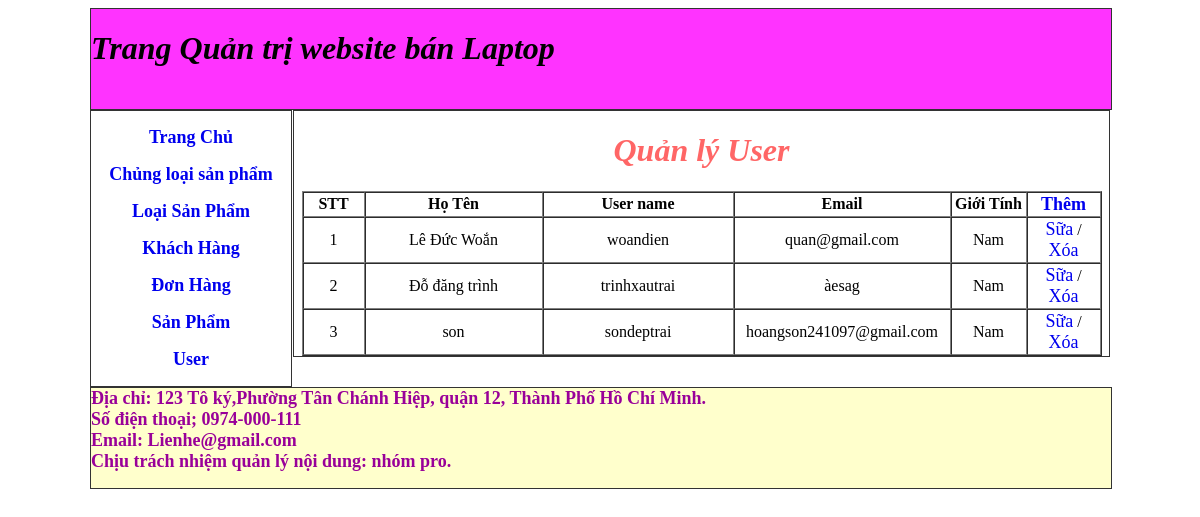
Screenshot of /admin/index.php?id=user with the database file from the repository.
### tables this page shows
CREATE TABLE `user` (
  `idUser` int(11) NOT NULL,
  `Hoten` text NOT NULL,
  `username` varchar(100) NOT NULL,
  `email` varchar(100) NOT NULL,
  `Password` varchar(50) NOT NULL,
  `ngayDK` date NOT NULL,
  `Gioitinh` int(11) NOT NULL
);

### admin/user.php (the view)
<div style="color:#F66"> <h1><i>Quản lý User</i></h1></div>
<table width="800" border="1" cellspacing="0"align="center">
  <tr>
    <th width="58" scope="col">STT</th>
    <th width="174" scope="col">Họ Tên</th>
    <th width="187" scope="col">User name</th>
    <th width="213" scope="col">Email</th>
    <th width="72" scope="col">Giới Tính</th>
    <th width="70" scope="col"><a href="index.php?id=them_user">Thêm</a></th>
  </tr>
  <?php
	$kq=mysqli_query($link,"select* from user");
	$i=1;
	while($d=mysqli_fetch_array($kq)){
  ?>
  <tr>
    <td><?php echo $i; $i++;?></td>
    <td><?php echo $d["Hoten"];?></td>
    <td><?php echo $d["username"];?></td>
    <td><?php echo $d["email"];?></td>
    <td><?php if($d["Gioitinh"]) echo "Nam"; else echo "Nữ";?></td>
    <td><a href="index.php?id=Sua_user&idUser=<?php echo $d["idUser"];?>">Sữa</a> /<a href="process.php?xoaU=<?php echo $d["idUser"];?>"> Xóa</a></td>
  </tr>
  <?php }?>
</table>

### admin/index.php (style rules this page uses)
a { text-decoration: none; font-size: 18px; }

### rows the page displays
user: Hoten "Lê Đức Woắn", username "woandien", email "quan@gmail.com", Gioitinh "Nam"
user: Hoten "Đỗ đăng trình", username "trinhxautrai", email "àesag", Gioitinh "Nam"
user: Hoten "son", username "sondeptrai", email "hoangson241097@gmail.com", Gioitinh "Nam"
